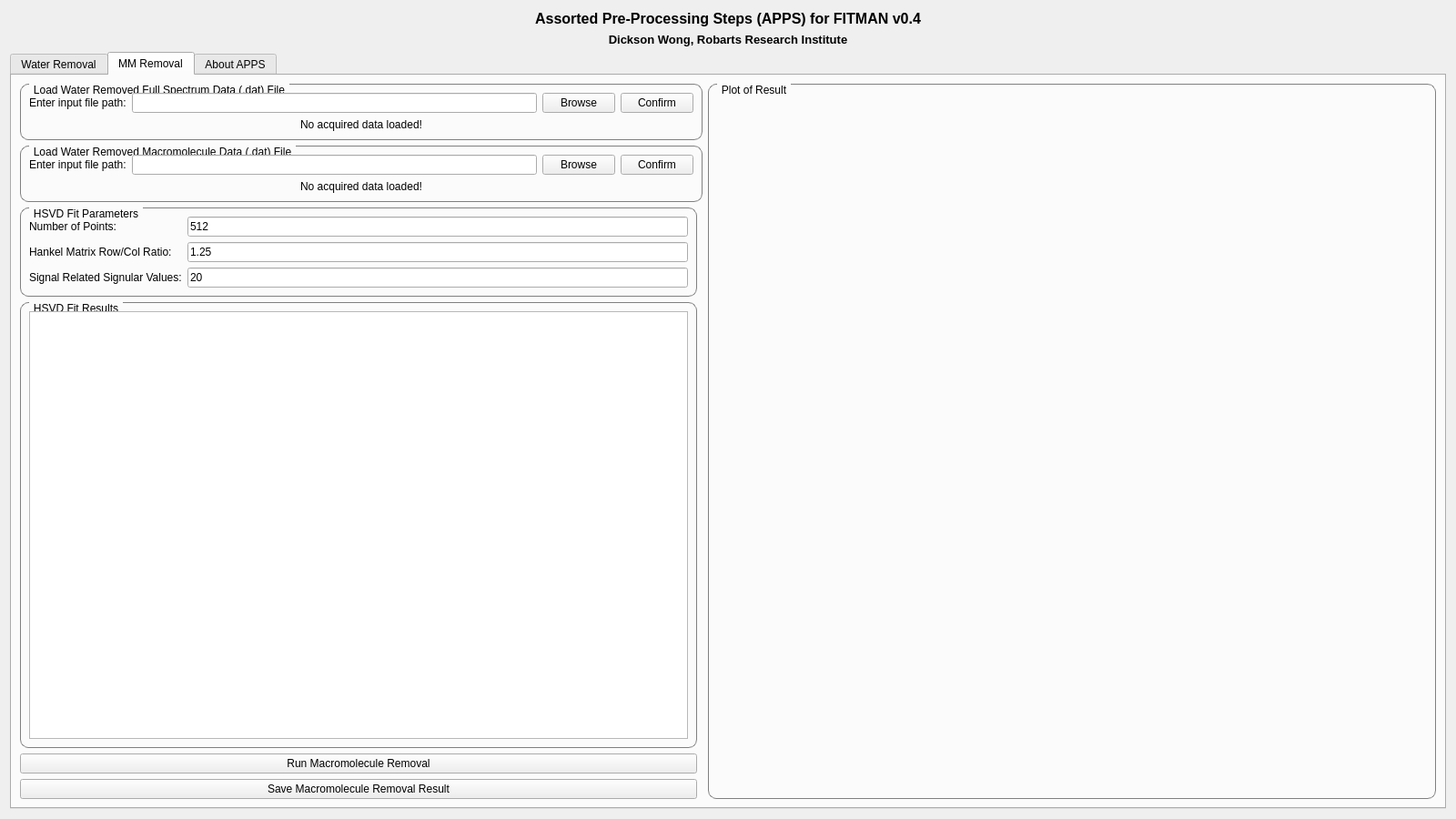
<?xml version="1.0" encoding="UTF-8"?>
<ui version="4.0">
 <class>mainWindow</class>
 <widget class="QWidget" name="mainWindow">
  <property name="enabled">
   <bool>true</bool>
  </property>
  <property name="geometry">
   <rect>
    <x>0</x>
    <y>0</y>
    <width>1600</width>
    <height>900</height>
   </rect>
  </property>
  <property name="windowTitle">
   <string>APPS for FITMAN</string>
  </property>
  <layout class="QVBoxLayout" name="verticalLayout_2">
   <item>
    <widget class="QLabel" name="titleLabel">
     <property name="sizePolicy">
      <sizepolicy hsizetype="Ignored" vsizetype="Fixed">
       <horstretch>0</horstretch>
       <verstretch>0</verstretch>
      </sizepolicy>
     </property>
     <property name="font">
      <font>
       <pointsize>12</pointsize>
       <weight>75</weight>
       <bold>true</bold>
      </font>
     </property>
     <property name="text">
      <string>&lt;html&gt;&lt;head/&gt;&lt;body&gt;&lt;p align=&quot;center&quot;&gt;Assorted Pre-Processing Steps (APPS) for FITMAN v0.4&lt;/p&gt;&lt;/body&gt;&lt;/html&gt;</string>
     </property>
    </widget>
   </item>
   <item>
    <widget class="QLabel" name="authorLabel">
     <property name="sizePolicy">
      <sizepolicy hsizetype="Ignored" vsizetype="Fixed">
       <horstretch>0</horstretch>
       <verstretch>0</verstretch>
      </sizepolicy>
     </property>
     <property name="font">
      <font>
       <pointsize>10</pointsize>
       <weight>75</weight>
       <bold>true</bold>
      </font>
     </property>
     <property name="text">
      <string>&lt;html&gt;&lt;head/&gt;&lt;body&gt;&lt;p align=&quot;center&quot;&gt;Dickson Wong, Robarts Research Institute&lt;/p&gt;&lt;/body&gt;&lt;/html&gt;</string>
     </property>
    </widget>
   </item>
   <item>
    <widget class="QTabWidget" name="mainTabWidget">
     <property name="sizePolicy">
      <sizepolicy hsizetype="Ignored" vsizetype="Ignored">
       <horstretch>0</horstretch>
       <verstretch>0</verstretch>
      </sizepolicy>
     </property>
     <property name="currentIndex">
      <number>1</number>
     </property>
     <widget class="QWidget" name="waterRemovalTab">
      <attribute name="title">
       <string>Water Removal</string>
      </attribute>
      <layout class="QGridLayout" name="gridLayout_2">
       <item row="1" column="0">
        <widget class="QGroupBox" name="hsvdFitParamsGroupBox_wr">
         <property name="styleSheet">
          <string notr="true">QGroupBox {
	font-size: 12px;
    border: 1px solid gray;
    border-radius: 9px;
    margin-top: 0.5em;
}

QGroupBox::title {
    subcontrol-origin: margin;
    left: 10px;
    padding: 0 3px 0 3px;
}</string>
         </property>
         <property name="title">
          <string>HSVD Fit Parameters</string>
         </property>
         <layout class="QGridLayout" name="gridLayout_10">
          <item row="0" column="1">
           <widget class="QLineEdit" name="hsvdPointsLineEdit_wr">
            <property name="text">
             <string>512</string>
            </property>
           </widget>
          </item>
          <item row="1" column="0">
           <widget class="QLabel" name="hsvdRatioLabel_wr">
            <property name="text">
             <string>Hankel Matrix Row/Col Ratio:</string>
            </property>
           </widget>
          </item>
          <item row="1" column="1">
           <widget class="QLineEdit" name="hsvdRatioLineEdit_wr">
            <property name="text">
             <string>1.25</string>
            </property>
           </widget>
          </item>
          <item row="0" column="0">
           <widget class="QLabel" name="hsvdPointsLabel_wr">
            <property name="text">
             <string>Number of Points:</string>
            </property>
           </widget>
          </item>
          <item row="2" column="0">
           <widget class="QLabel" name="hsvdComponentsLabel_wr">
            <property name="text">
             <string>Signal Related Singular Values:</string>
            </property>
           </widget>
          </item>
          <item row="2" column="1">
           <widget class="QLineEdit" name="hsvdComponentsLineEdit_wr">
            <property name="text">
             <string>20</string>
            </property>
           </widget>
          </item>
          <item row="3" column="0" colspan="2">
           <widget class="QGroupBox" name="freqRangeGroupBox">
            <property name="title">
             <string>Frequency Range</string>
            </property>
            <layout class="QGridLayout" name="gridLayout_3">
             <item row="3" column="0">
              <widget class="QLabel" name="XmaxLabel">
               <property name="text">
                <string>Xmax [ppm]:</string>
               </property>
              </widget>
             </item>
             <item row="3" column="1">
              <widget class="QLineEdit" name="XmaxLineEdit">
               <property name="text">
                <string>1.5</string>
               </property>
              </widget>
             </item>
             <item row="2" column="1">
              <widget class="QLineEdit" name="XminLineEdit">
               <property name="text">
                <string>-0.5</string>
               </property>
              </widget>
             </item>
             <item row="2" column="0">
              <widget class="QLabel" name="XminLabel">
               <property name="text">
                <string>Xmin [ppm]:</string>
               </property>
              </widget>
             </item>
            </layout>
           </widget>
          </item>
         </layout>
        </widget>
       </item>
       <item row="2" column="0">
        <widget class="QGroupBox" name="hsvdFitConsoleGroupBox_wr">
         <property name="sizePolicy">
          <sizepolicy hsizetype="Preferred" vsizetype="Preferred">
           <horstretch>0</horstretch>
           <verstretch>0</verstretch>
          </sizepolicy>
         </property>
         <property name="styleSheet">
          <string notr="true">QGroupBox {
	font-size: 12px;
    border: 1px solid gray;
    border-radius: 9px;
    margin-top: 0.5em;
}

QGroupBox::title {
    subcontrol-origin: margin;
    left: 10px;
    padding: 0 3px 0 3px;
}</string>
         </property>
         <property name="title">
          <string>HSVD Fit Results</string>
         </property>
         <layout class="QVBoxLayout" name="verticalLayout_3">
          <item>
           <widget class="QTextBrowser" name="hsvdFitConsole_wr">
            <property name="font">
             <font>
              <family>Monospace</family>
             </font>
            </property>
            <property name="lineWrapMode">
             <enum>QTextEdit::NoWrap</enum>
            </property>
           </widget>
          </item>
         </layout>
        </widget>
       </item>
       <item row="3" column="0">
        <widget class="QPushButton" name="runWaterRemovalButton">
         <property name="text">
          <string>Run Water Removal</string>
         </property>
        </widget>
       </item>
       <item row="0" column="0">
        <widget class="QGroupBox" name="loadDatFileGroupBox">
         <property name="styleSheet">
          <string notr="true">QGroupBox {
	font-size: 12px;
    border: 1px solid gray;
    border-radius: 9px;
    margin-top: 0.5em;
}

QGroupBox::title {
    subcontrol-origin: margin;
    left: 10px;
    padding: 0 3px 0 3px;
}</string>
         </property>
         <property name="title">
          <string>Load Data (.dat) File</string>
         </property>
         <layout class="QVBoxLayout" name="verticalLayout_21">
          <item>
           <layout class="QGridLayout" name="filenameGridLayout_dat">
            <item row="0" column="1">
             <widget class="QLineEdit" name="filenameInput_dat">
              <property name="text">
               <string/>
              </property>
             </widget>
            </item>
            <item row="0" column="0">
             <widget class="QLabel" name="filenameInputLabel_dat">
              <property name="text">
               <string>Enter input file path:</string>
              </property>
             </widget>
            </item>
            <item row="0" column="3">
             <widget class="QPushButton" name="filenameConfirmButton_dat">
              <property name="text">
               <string>Confirm</string>
              </property>
              <property name="default">
               <bool>false</bool>
              </property>
             </widget>
            </item>
            <item row="1" column="0" colspan="4" alignment="Qt::AlignHCenter">
             <widget class="QLabel" name="filenameInfoLabel_dat">
              <property name="text">
               <string>No acquired data loaded!</string>
              </property>
             </widget>
            </item>
            <item row="0" column="2">
             <widget class="QPushButton" name="filenameBrowseButton_dat">
              <property name="text">
               <string>Browse</string>
              </property>
             </widget>
            </item>
           </layout>
          </item>
         </layout>
        </widget>
       </item>
       <item row="4" column="0">
        <widget class="QPushButton" name="saveWaterRemovalButton">
         <property name="text">
          <string>Save Water Removal Result</string>
         </property>
        </widget>
       </item>
       <item row="0" column="1" rowspan="5">
        <widget class="QGroupBox" name="plotResultGroupBox_wr">
         <property name="sizePolicy">
          <sizepolicy hsizetype="Minimum" vsizetype="Preferred">
           <horstretch>0</horstretch>
           <verstretch>0</verstretch>
          </sizepolicy>
         </property>
         <property name="minimumSize">
          <size>
           <width>800</width>
           <height>0</height>
          </size>
         </property>
         <property name="styleSheet">
          <string notr="true">QGroupBox {
	font-size: 12px;
    border: 1px solid gray;
    border-radius: 9px;
    margin-top: 0.5em;
}

QGroupBox::title {
    subcontrol-origin: margin;
    left: 10px;
    padding: 0 3px 0 3px;
}</string>
         </property>
         <property name="title">
          <string>Plot of Result</string>
         </property>
         <layout class="QVBoxLayout" name="verticalLayout_18">
          <item>
           <layout class="QVBoxLayout" name="plotResult_mplvl_wr"/>
          </item>
         </layout>
        </widget>
       </item>
      </layout>
     </widget>
     <widget class="QWidget" name="mmRemovalTab">
      <attribute name="title">
       <string>MM Removal</string>
      </attribute>
      <layout class="QGridLayout" name="gridLayout">
       <item row="0" column="0" colspan="2">
        <widget class="QGroupBox" name="loadFullDatFileGroupBox_mmr">
         <property name="styleSheet">
          <string notr="true">QGroupBox {
	font-size: 12px;
    border: 1px solid gray;
    border-radius: 9px;
    margin-top: 0.5em;
}

QGroupBox::title {
    subcontrol-origin: margin;
    left: 10px;
    padding: 0 3px 0 3px;
}</string>
         </property>
         <property name="title">
          <string>Load Water Removed Full Spectrum Data (.dat) File</string>
         </property>
         <layout class="QVBoxLayout" name="verticalLayout_19">
          <item>
           <layout class="QGridLayout" name="filenameGridLayout_fulldat_mmr">
            <item row="0" column="1">
             <widget class="QLineEdit" name="filenameInput_fulldat_mmr">
              <property name="text">
               <string/>
              </property>
             </widget>
            </item>
            <item row="0" column="0">
             <widget class="QLabel" name="filenameInputLabel_fulldat_mmr">
              <property name="text">
               <string>Enter input file path:</string>
              </property>
             </widget>
            </item>
            <item row="0" column="3">
             <widget class="QPushButton" name="filenameConfirmButton_fulldat_mmr">
              <property name="text">
               <string>Confirm</string>
              </property>
              <property name="default">
               <bool>false</bool>
              </property>
             </widget>
            </item>
            <item row="1" column="0" colspan="4" alignment="Qt::AlignHCenter">
             <widget class="QLabel" name="filenameInfoLabel_fulldat_mmr">
              <property name="text">
               <string>No acquired data loaded!</string>
              </property>
             </widget>
            </item>
            <item row="0" column="2">
             <widget class="QPushButton" name="filenameBrowseButton_fulldat_mmr">
              <property name="text">
               <string>Browse</string>
              </property>
             </widget>
            </item>
           </layout>
          </item>
         </layout>
        </widget>
       </item>
       <item row="1" column="0" colspan="2">
        <widget class="QGroupBox" name="loadMMDatFileGroupBox_mmr">
         <property name="styleSheet">
          <string notr="true">QGroupBox {
	font-size: 12px;
    border: 1px solid gray;
    border-radius: 9px;
    margin-top: 0.5em;
}

QGroupBox::title {
    subcontrol-origin: margin;
    left: 10px;
    padding: 0 3px 0 3px;
}</string>
         </property>
         <property name="title">
          <string>Load Water Removed Macromolecule Data (.dat) File</string>
         </property>
         <layout class="QVBoxLayout" name="verticalLayout_20">
          <item>
           <layout class="QGridLayout" name="filenameGridLayout_mmdat_mmr">
            <item row="0" column="1">
             <widget class="QLineEdit" name="filenameInput_mmdat_mmr">
              <property name="text">
               <string/>
              </property>
             </widget>
            </item>
            <item row="0" column="0">
             <widget class="QLabel" name="filenameInputLabel_mmdat_mmr">
              <property name="text">
               <string>Enter input file path:</string>
              </property>
             </widget>
            </item>
            <item row="0" column="3">
             <widget class="QPushButton" name="filenameConfirmButton_mmdat_mmr">
              <property name="text">
               <string>Confirm</string>
              </property>
              <property name="default">
               <bool>false</bool>
              </property>
             </widget>
            </item>
            <item row="1" column="0" colspan="4" alignment="Qt::AlignHCenter">
             <widget class="QLabel" name="filenameInfoLabel_mmdat_mmr">
              <property name="text">
               <string>No acquired data loaded!</string>
              </property>
             </widget>
            </item>
            <item row="0" column="2">
             <widget class="QPushButton" name="filenameBrowseButton_mmdat_mmr">
              <property name="text">
               <string>Browse</string>
              </property>
             </widget>
            </item>
           </layout>
          </item>
         </layout>
        </widget>
       </item>
       <item row="2" column="0">
        <widget class="QGroupBox" name="hsvdFitParamsGroupBox_mmr">
         <property name="styleSheet">
          <string notr="true">QGroupBox {
	font-size: 12px;
    border: 1px solid gray;
    border-radius: 9px;
    margin-top: 0.5em;
}

QGroupBox::title {
    subcontrol-origin: margin;
    left: 10px;
    padding: 0 3px 0 3px;
}</string>
         </property>
         <property name="title">
          <string>HSVD Fit Parameters</string>
         </property>
         <layout class="QGridLayout" name="gridLayout_9">
          <item row="0" column="1">
           <widget class="QLineEdit" name="hsvdPointsLineEdit_mmr">
            <property name="text">
             <string>512</string>
            </property>
           </widget>
          </item>
          <item row="1" column="0">
           <widget class="QLabel" name="hsvdRatioLabel_mmr">
            <property name="text">
             <string>Hankel Matrix Row/Col Ratio:</string>
            </property>
           </widget>
          </item>
          <item row="0" column="0">
           <widget class="QLabel" name="hsvdPointsLabel_mmr">
            <property name="text">
             <string>Number of Points:</string>
            </property>
           </widget>
          </item>
          <item row="2" column="0">
           <widget class="QLabel" name="hsvdComponentsLabel_mmr">
            <property name="text">
             <string>Signal Related Signular Values:</string>
            </property>
           </widget>
          </item>
          <item row="1" column="1">
           <widget class="QLineEdit" name="hsvdRatioLineEdit_mmr">
            <property name="text">
             <string>1.25</string>
            </property>
           </widget>
          </item>
          <item row="2" column="1">
           <widget class="QLineEdit" name="hsvdComponentsLineEdit_mmr">
            <property name="text">
             <string>20</string>
            </property>
           </widget>
          </item>
         </layout>
        </widget>
       </item>
       <item row="3" column="0">
        <widget class="QGroupBox" name="hsvdFitConsoleGroupBox_mmr">
         <property name="sizePolicy">
          <sizepolicy hsizetype="Preferred" vsizetype="Preferred">
           <horstretch>0</horstretch>
           <verstretch>0</verstretch>
          </sizepolicy>
         </property>
         <property name="styleSheet">
          <string notr="true">QGroupBox {
	font-size: 12px;
    border: 1px solid gray;
    border-radius: 9px;
    margin-top: 0.5em;
}

QGroupBox::title {
    subcontrol-origin: margin;
    left: 10px;
    padding: 0 3px 0 3px;
}</string>
         </property>
         <property name="title">
          <string>HSVD Fit Results</string>
         </property>
         <layout class="QVBoxLayout" name="verticalLayout">
          <item>
           <widget class="QTextBrowser" name="hsvdFitConsole_mmr">
            <property name="font">
             <font>
              <family>Monospace</family>
             </font>
            </property>
            <property name="lineWrapMode">
             <enum>QTextEdit::NoWrap</enum>
            </property>
           </widget>
          </item>
         </layout>
        </widget>
       </item>
       <item row="4" column="0">
        <widget class="QPushButton" name="runMMRemovalButton">
         <property name="text">
          <string>Run Macromolecule Removal</string>
         </property>
        </widget>
       </item>
       <item row="5" column="0">
        <widget class="QPushButton" name="saveMMRemovalButton">
         <property name="text">
          <string>Save Macromolecule Removal Result</string>
         </property>
        </widget>
       </item>
       <item row="0" column="2" rowspan="6">
        <widget class="QGroupBox" name="plotResultGroupBox_mmr">
         <property name="sizePolicy">
          <sizepolicy hsizetype="Minimum" vsizetype="Preferred">
           <horstretch>0</horstretch>
           <verstretch>0</verstretch>
          </sizepolicy>
         </property>
         <property name="minimumSize">
          <size>
           <width>800</width>
           <height>0</height>
          </size>
         </property>
         <property name="styleSheet">
          <string notr="true">QGroupBox {
	font-size: 12px;
    border: 1px solid gray;
    border-radius: 9px;
    margin-top: 0.5em;
}

QGroupBox::title {
    subcontrol-origin: margin;
    left: 10px;
    padding: 0 3px 0 3px;
}</string>
         </property>
         <property name="title">
          <string>Plot of Result</string>
         </property>
         <layout class="QVBoxLayout" name="verticalLayout_16">
          <item>
           <layout class="QVBoxLayout" name="plotResult_mplvl_mmr"/>
          </item>
         </layout>
        </widget>
       </item>
      </layout>
     </widget>
     <widget class="QWidget" name="aboutTab">
      <attribute name="title">
       <string>About APPS</string>
      </attribute>
      <layout class="QVBoxLayout" name="verticalLayout_17">
       <item>
        <widget class="QTextBrowser" name="aboutText">
         <property name="html">
          <string>&lt;!DOCTYPE HTML PUBLIC &quot;-//W3C//DTD HTML 4.0//EN&quot; &quot;http://www.w3.org/TR/REC-html40/strict.dtd&quot;&gt;
&lt;html&gt;&lt;head&gt;&lt;meta name=&quot;qrichtext&quot; content=&quot;1&quot; /&gt;&lt;style type=&quot;text/css&quot;&gt;
p, li { white-space: pre-wrap; }
&lt;/style&gt;&lt;/head&gt;&lt;body style=&quot; font-family:'Noto Sans'; font-size:10pt; font-weight:400; font-style:normal;&quot;&gt;
&lt;p align=&quot;center&quot; style=&quot; margin-top:12px; margin-bottom:12px; margin-left:0px; margin-right:0px; -qt-block-indent:0; text-indent:0px;&quot;&gt;&lt;span style=&quot; font-family:'Cantarell'; font-size:9pt; font-weight:600;&quot;&gt;APPS v0.1&lt;/span&gt;&lt;/p&gt;
&lt;p align=&quot;center&quot; style=&quot; margin-top:12px; margin-bottom:12px; margin-left:0px; margin-right:0px; -qt-block-indent:0; text-indent:0px;&quot;&gt;&lt;span style=&quot; font-family:'Cantarell'; font-size:9pt; font-weight:600;&quot;&gt;Associated Pre-Processing Steps for FITMAN&lt;/span&gt;&lt;/p&gt;
&lt;p align=&quot;center&quot; style=&quot;-qt-paragraph-type:empty; margin-top:12px; margin-bottom:12px; margin-left:0px; margin-right:0px; -qt-block-indent:0; text-indent:0px;&quot;&gt;&lt;br /&gt;&lt;/p&gt;
&lt;p align=&quot;center&quot; style=&quot; margin-top:12px; margin-bottom:12px; margin-left:0px; margin-right:0px; -qt-block-indent:0; text-indent:0px;&quot;&gt;&lt;span style=&quot; font-family:'Cantarell'; font-size:9pt;&quot;&gt;Dickson Wong&lt;/span&gt;&lt;/p&gt;
&lt;p align=&quot;center&quot; style=&quot; margin-top:12px; margin-bottom:12px; margin-left:0px; margin-right:0px; -qt-block-indent:0; text-indent:0px;&quot;&gt;&lt;span style=&quot; font-family:'Cantarell'; font-size:9pt;&quot;&gt;MD/PhD Candidate&lt;/span&gt;&lt;/p&gt;
&lt;p align=&quot;center&quot; style=&quot; margin-top:12px; margin-bottom:12px; margin-left:0px; margin-right:0px; -qt-block-indent:0; text-indent:0px;&quot;&gt;&lt;span style=&quot; font-family:'Cantarell'; font-size:9pt;&quot;&gt;dwong263@uwo.ca&lt;/span&gt;&lt;/p&gt;
&lt;p style=&quot;-qt-paragraph-type:empty; margin-top:12px; margin-bottom:12px; margin-left:0px; margin-right:0px; -qt-block-indent:0; text-indent:0px;&quot;&gt;&lt;br /&gt;&lt;/p&gt;
&lt;p style=&quot; margin-top:12px; margin-bottom:12px; margin-left:0px; margin-right:0px; -qt-block-indent:0; text-indent:0px;&quot;&gt;&lt;span style=&quot; font-family:'Cantarell'; font-size:9pt; font-style:italic;&quot;&gt;Last modified: &amp;lt;date&amp;gt;&lt;/span&gt;&lt;span style=&quot; font-family:'Sans Serif'; font-size:9pt;&quot;&gt;&lt;br /&gt;&lt;/span&gt;&lt;/p&gt;
&lt;p style=&quot; margin-top:12px; margin-bottom:12px; margin-left:0px; margin-right:0px; -qt-block-indent:0; text-indent:0px;&quot;&gt;&lt;span style=&quot; font-family:'Cantarell'; font-size:9pt; font-weight:600; text-decoration: underline;&quot;&gt;About APPS&lt;/span&gt;&lt;/p&gt;
&lt;p style=&quot; margin-top:12px; margin-bottom:12px; margin-left:0px; margin-right:0px; -qt-block-indent:0; text-indent:0px;&quot;&gt;&lt;span style=&quot; font-family:'Cantarell'; font-size:9pt;&quot;&gt;to come ...&lt;/span&gt;&lt;/p&gt;
&lt;p style=&quot;-qt-paragraph-type:empty; margin-top:12px; margin-bottom:12px; margin-left:0px; margin-right:0px; -qt-block-indent:0; text-indent:0px; font-family:'Cantarell'; font-size:9pt;&quot;&gt;&lt;br /&gt;&lt;/p&gt;
&lt;p style=&quot; margin-top:12px; margin-bottom:12px; margin-left:0px; margin-right:0px; -qt-block-indent:0; text-indent:0px;&quot;&gt;&lt;span style=&quot; font-family:'Cantarell'; font-size:9pt; font-weight:600; text-decoration: underline;&quot;&gt;Dependencies&lt;/span&gt;&lt;/p&gt;
&lt;p style=&quot; margin-top:12px; margin-bottom:12px; margin-left:0px; margin-right:0px; -qt-block-indent:0; text-indent:0px;&quot;&gt;&lt;span style=&quot; font-family:'Cantarell'; font-size:9pt;&quot;&gt;1. PyQt5&lt;/span&gt;&lt;/p&gt;
&lt;p style=&quot; margin-top:12px; margin-bottom:12px; margin-left:0px; margin-right:0px; -qt-block-indent:0; text-indent:0px;&quot;&gt;&lt;span style=&quot; font-family:'Cantarell'; font-size:9pt;&quot;&gt;2. scipy 0.17.1&lt;/span&gt;&lt;/p&gt;
&lt;p style=&quot; margin-top:12px; margin-bottom:12px; margin-left:0px; margin-right:0px; -qt-block-indent:0; text-indent:0px;&quot;&gt;&lt;span style=&quot; font-family:'Cantarell'; font-size:9pt;&quot;&gt;3. numpy 1.10.4&lt;/span&gt;&lt;/p&gt;
&lt;p style=&quot; margin-top:12px; margin-bottom:12px; margin-left:0px; margin-right:0px; -qt-block-indent:0; text-indent:0px;&quot;&gt;&lt;span style=&quot; font-family:'Cantarell'; font-size:9pt;&quot;&gt;4. pyfftw 0.10.1&lt;/span&gt;&lt;/p&gt;
&lt;p style=&quot; margin-top:12px; margin-bottom:12px; margin-left:0px; margin-right:0px; -qt-block-indent:0; text-indent:0px;&quot;&gt;&lt;span style=&quot; font-family:'Cantarell'; font-size:9pt;&quot;&gt;5. matplotlib 1.5.1&lt;/span&gt;&lt;/p&gt;
&lt;p style=&quot; margin-top:12px; margin-bottom:12px; margin-left:0px; margin-right:0px; -qt-block-indent:0; text-indent:0px;&quot;&gt;&lt;span style=&quot; font-family:'Cantarell'; font-size:9pt;&quot;&gt;6. Python 2.7.10&lt;/span&gt;&lt;/p&gt;
&lt;p style=&quot; margin-top:12px; margin-bottom:12px; margin-left:0px; margin-right:0px; -qt-block-indent:0; text-indent:0px;&quot;&gt;&lt;span style=&quot; font-family:'Cantarell'; font-size:9pt;&quot;&gt;7. PyGamma &lt;/span&gt;&lt;/p&gt;&lt;/body&gt;&lt;/html&gt;</string>
         </property>
        </widget>
       </item>
      </layout>
     </widget>
    </widget>
   </item>
  </layout>
 </widget>
 <resources/>
 <connections/>
</ui>
